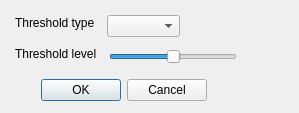
<?xml version="1.0" encoding="UTF-8"?>
<ui version="4.0">
 <class>ThresholdDialog</class>
 <widget class="QDialog" name="ThresholdDialog">
  <property name="geometry">
   <rect>
    <x>0</x>
    <y>0</y>
    <width>299</width>
    <height>113</height>
   </rect>
  </property>
  <property name="sizePolicy">
   <sizepolicy hsizetype="Minimum" vsizetype="Expanding">
    <horstretch>0</horstretch>
    <verstretch>0</verstretch>
   </sizepolicy>
  </property>
  <property name="windowTitle">
   <string>Dialog</string>
  </property>
  <widget class="QLabel" name="label">
   <property name="geometry">
    <rect>
     <x>15</x>
     <y>46</y>
     <width>87</width>
     <height>16</height>
    </rect>
   </property>
   <property name="text">
    <string>Threshold level</string>
   </property>
  </widget>
  <widget class="QSlider" name="horizontalSlider">
   <property name="geometry">
    <rect>
     <x>109</x>
     <y>46</y>
     <width>128</width>
     <height>22</height>
    </rect>
   </property>
   <property name="sizePolicy">
    <sizepolicy hsizetype="Fixed" vsizetype="Fixed">
     <horstretch>0</horstretch>
     <verstretch>0</verstretch>
    </sizepolicy>
   </property>
   <property name="minimumSize">
    <size>
     <width>128</width>
     <height>0</height>
    </size>
   </property>
   <property name="maximum">
    <number>255</number>
   </property>
   <property name="value">
    <number>128</number>
   </property>
   <property name="orientation">
    <enum>Qt::Horizontal</enum>
   </property>
  </widget>
  <widget class="QDialogButtonBox" name="buttonBox">
   <property name="geometry">
    <rect>
     <x>14</x>
     <y>76</y>
     <width>193</width>
     <height>28</height>
    </rect>
   </property>
   <property name="orientation">
    <enum>Qt::Horizontal</enum>
   </property>
   <property name="standardButtons">
    <set>QDialogButtonBox::Cancel|QDialogButtonBox::Ok</set>
   </property>
  </widget>
  <widget class="QLabel" name="label_3">
   <property name="geometry">
    <rect>
     <x>15</x>
     <y>15</y>
     <width>85</width>
     <height>16</height>
    </rect>
   </property>
   <property name="text">
    <string>Threshold type</string>
   </property>
  </widget>
  <widget class="QComboBox" name="comboBox">
   <property name="geometry">
    <rect>
     <x>107</x>
     <y>15</y>
     <width>73</width>
     <height>22</height>
    </rect>
   </property>
   <property name="sizePolicy">
    <sizepolicy hsizetype="Expanding" vsizetype="Fixed">
     <horstretch>0</horstretch>
     <verstretch>0</verstretch>
    </sizepolicy>
   </property>
  </widget>
 </widget>
 <resources/>
 <connections>
  <connection>
   <sender>buttonBox</sender>
   <signal>accepted()</signal>
   <receiver>ThresholdDialog</receiver>
   <slot>accept()</slot>
   <hints>
    <hint type="sourcelabel">
     <x>248</x>
     <y>254</y>
    </hint>
    <hint type="destinationlabel">
     <x>157</x>
     <y>274</y>
    </hint>
   </hints>
  </connection>
  <connection>
   <sender>buttonBox</sender>
   <signal>rejected()</signal>
   <receiver>ThresholdDialog</receiver>
   <slot>reject()</slot>
   <hints>
    <hint type="sourcelabel">
     <x>316</x>
     <y>260</y>
    </hint>
    <hint type="destinationlabel">
     <x>286</x>
     <y>274</y>
    </hint>
   </hints>
  </connection>
 </connections>
</ui>
